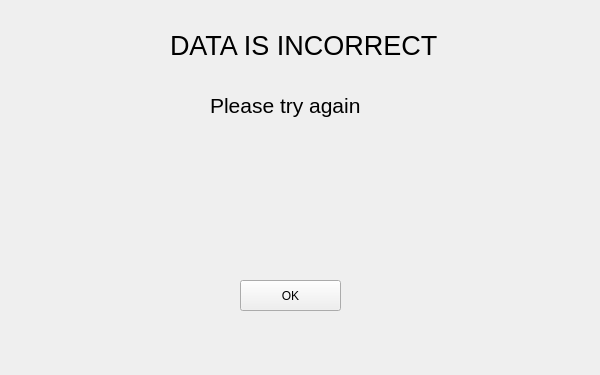
<?xml version="1.0" encoding="UTF-8"?>
<ui version="4.0">
 <class>Form</class>
 <widget class="QWidget" name="Form">
  <property name="geometry">
   <rect>
    <x>0</x>
    <y>0</y>
    <width>600</width>
    <height>375</height>
   </rect>
  </property>
  <property name="focusPolicy">
   <enum>Qt::StrongFocus</enum>
  </property>
  <property name="windowTitle">
   <string>Bomberman</string>
  </property>
  <property name="autoFillBackground">
   <bool>false</bool>
  </property>
  <widget class="QLabel" name="label_sign_in">
   <property name="geometry">
    <rect>
     <x>170</x>
     <y>30</y>
     <width>271</width>
     <height>31</height>
    </rect>
   </property>
   <property name="font">
    <font>
     <pointsize>20</pointsize>
    </font>
   </property>
   <property name="text">
    <string>DATA IS INCORRECT</string>
   </property>
  </widget>
  <widget class="QPushButton" name="button_ok">
   <property name="geometry">
    <rect>
     <x>240</x>
     <y>280</y>
     <width>101</width>
     <height>31</height>
    </rect>
   </property>
   <property name="mouseTracking">
    <bool>true</bool>
   </property>
   <property name="focusPolicy">
    <enum>Qt::ClickFocus</enum>
   </property>
   <property name="contextMenuPolicy">
    <enum>Qt::ActionsContextMenu</enum>
   </property>
   <property name="autoFillBackground">
    <bool>false</bool>
   </property>
   <property name="text">
    <string>OK</string>
   </property>
   <property name="checkable">
    <bool>false</bool>
   </property>
   <property name="checked">
    <bool>false</bool>
   </property>
   <property name="flat">
    <bool>false</bool>
   </property>
  </widget>
  <widget class="QLabel" name="label_sign_in_2">
   <property name="geometry">
    <rect>
     <x>210</x>
     <y>90</y>
     <width>271</width>
     <height>31</height>
    </rect>
   </property>
   <property name="font">
    <font>
     <pointsize>16</pointsize>
    </font>
   </property>
   <property name="text">
    <string>Please try again</string>
   </property>
  </widget>
 </widget>
 <resources/>
 <connections/>
</ui>
